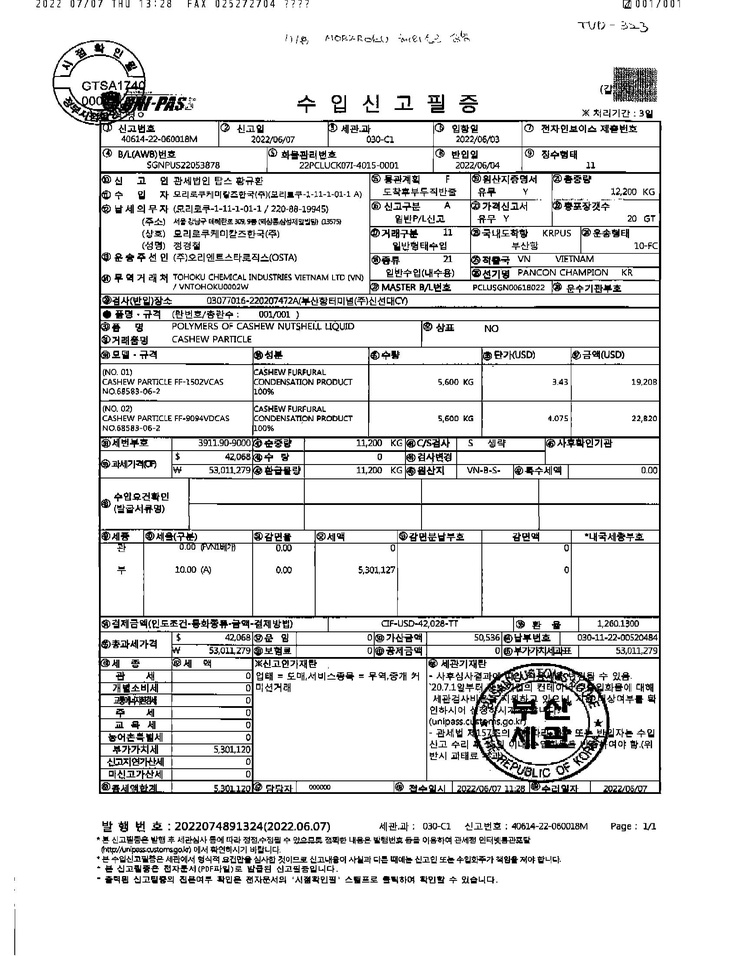
#> input picture output/수입면장-FAX-img0.jpg, 738 x 956 px, shrunk from 1700 x 2200 before the run
$ jupyter execute --allow-errors LAG1.ipynb   (older library calls are emulated)
#> lines starting #> are read from the running program, lines starting #| are printed output that depends on the picture; after the words box and inside, x2 and y2 are one past the last pixel; in counts of white or black regions, pixels touching at a corner belong together
[cell 1]
import sys
import datetime
import tempfile
import re
import math
import json
import easyocr
import cv2
from PIL import Image
import imutils
import numpy as np
import matplotlib.pyplot as plt
import pytesseract
from pytesseract import Output

[cell 2]
cv2.__version__

[cell 3]
pytesseract.get_tesseract_version()
#> (this line was passed over: pytesseract is not available in this run)
#> further down, image_bgr is the input picture: shape (956, 738, 3); min 0, max 255, mean 227.7
# pytesseract.__version__

[cell 4]
image_path = '../output/수입면장-FAX-img0.jpg'

[cell 5]
def edge_detection(image_bgr):
    """
    흰색바탕의 A4크기의 배경에서 운전면허증 외곽 인식
    Input : image --> 이미지(bgr image)
    return : rot_rect --> 4개의 사각형 좌표와 기운 정도를 나타내는 각도 정보
    """

    ## (1) 이미지 이진화, 흰색부분을 검은색으로 면허증 부분은 흰색으로
    draw_image = image_bgr.copy()
    gray = cv2.cvtColor(image_bgr, cv2.COLOR_BGR2GRAY)
    binary = cv2.bitwise_not(gray)
    th, threshed = cv2.threshold(binary, 10, 255, cv2.THRESH_BINARY)
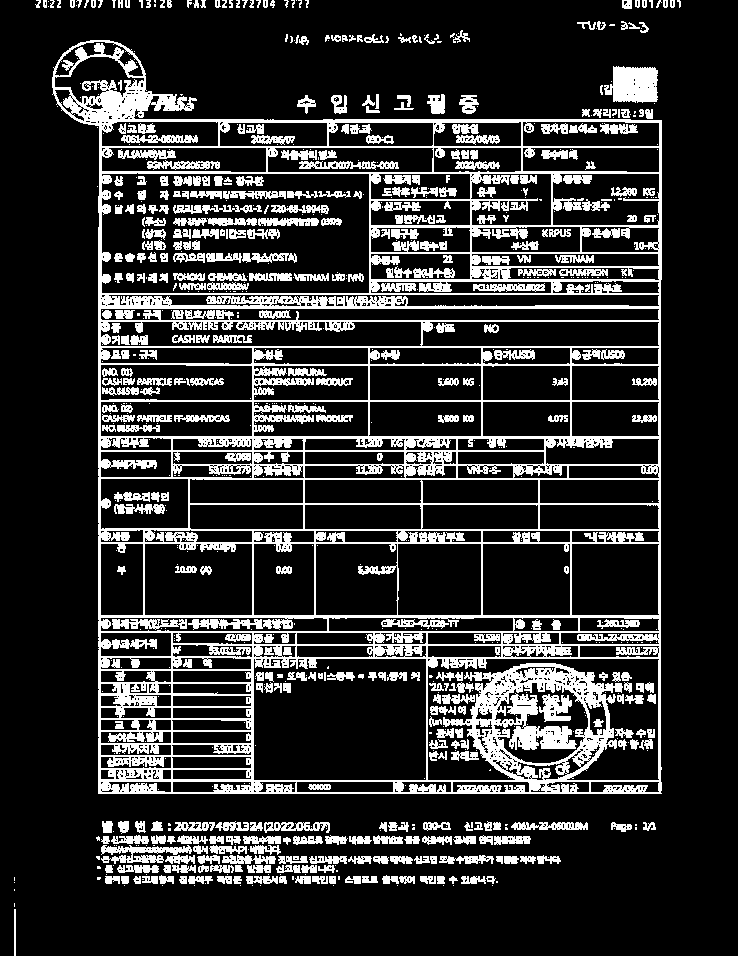
#> threshed: shape (956, 738); 18.9% white; 912 white regions (489 under 20 px)

    ## (2) Find the max-area contour
    # (_, contours,_) = cv2.findContours(threshed, cv2.RETR_EXTERNAL, cv2.CHAIN_APPROX_NONE)
    (contours,_) = cv2.findContours(threshed, cv2.RETR_EXTERNAL, cv2.CHAIN_APPROX_NONE)
#> contours = 263 contours, 134 with area under 20; largest, box (x1, y1, x2, y2) and area: (52, 40, 662, 794) 385712, (604, 66, 658, 103) 1502, (101, 845, 192, 864) 707, (264, 822, 330, 833) 376, (511, 822, 588, 830) 374
    # 면적이 큰거 5개만 추출
    contours = sorted(contours, key = cv2.contourArea, reverse = True)[:2]
#> contours = 2 contours; box (x1, y1, x2, y2) and area: (52, 40, 662, 794) 385712, (604, 66, 658, 103) 1502

    screenCnt = None
    for index,c in enumerate(contours):
        # approximate the contour
        peri = cv2.arcLength(c, True)
        approx = cv2.approxPolyDP(c, 0.02 * peri, True)

        # if our approximated contour has four points, then we
        # can assume that we have found our screen
        if len(approx) == 4:
            print("contour index==", index)
            screenCnt = approx
            ## This will extract the rotated rect from the contour
            rot_rect = cv2.minAreaRect(screenCnt)
            break
#> this loop made 1 pass
#> (peri, screenCnt, rot_rect) on pass 1: (2949.7, [[64, 52], [98, 793], [661, 793], [661, 120]], ((362.5, 422.5), (741, 597), -90))
#> (printed output is left out)

    if screenCnt is None:
        print("Do not find rectangle contour")
        rot_rect = None
    else:
        # show the contour (outline) of the piece of paper
        print ("Find rectangle contour")
        cv2.drawContours(draw_image, [screenCnt], -1, (0, 255, 0), 5)
#> draw_image: shape (956, 738, 3); 2.55% of pixels changed, all inside (x1, y1, x2, y2) = (61, 49, 665, 797)


    plt.figure(figsize=(20, 10))
    plt.subplot(1, 2, 1)
    plt.imshow(threshed)
    plt.title("threshed")
    plt.axis('off')
    plt.subplot(1, 2, 2)
    plt.imshow(draw_image)
    plt.title("draw_image")
    plt.axis('off')

    plt.tight_layout()
    plt.show()

    # return rot_rect

image_bgr = cv2.imread(image_path, cv2.IMREAD_COLOR)
edge_detection(image_bgr)

[cell 6]
img = cv2.imread(image_path)
draw_image = img.copy()

gray = cv2.cvtColor(img, cv2.COLOR_BGR2GRAY)
# invGamma = 1.0 / 0.3
# table = np.array([((i / 255.0) ** invGamma) * 255
#                   for i in np.arange(0, 256)]).astype("uint8")

# # apply gamma correction using the lookup table
# gray = cv2.LUT(gray, table)


ret, thresh1 = cv2.threshold(gray, 80, 255, cv2.THRESH_BINARY)
#> thresh1: shape (956, 738); 92.5% white; black in thin lines or dots

kernel1 = cv2.getStructuringElement(cv2.MORPH_ELLIPSE, (27, 27))
kernel2 = cv2.getStructuringElement(cv2.MORPH_ELLIPSE, (13, 13))
thresh1 = cv2.morphologyEx(thresh1, cv2.MORPH_ERODE, kernel1)
#> thresh1: shape (956, 738); 36.7% white; 94 white regions (53 under 20 px), largest, box (x1, y1, x2, y2) and area: (0, 0, 738, 956) 217234, (266, 690, 413, 779) 11719, (266, 518, 392, 603) 4006
thresh1 = cv2.morphologyEx(thresh1, cv2.MORPH_DILATE, kernel2)
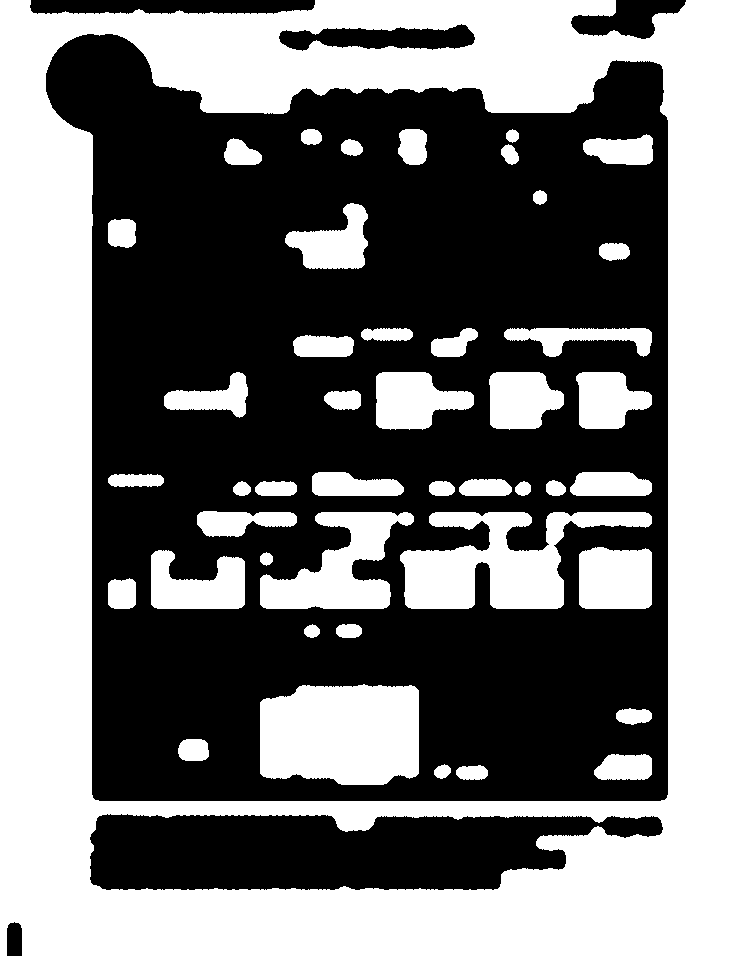
#> thresh1: shape (956, 738); 46.8% white; 45 white regions

# find all contours
contours, hierarchy = cv2.findContours(thresh1, cv2.RETR_LIST,
                                       cv2.CHAIN_APPROX_SIMPLE)
#> contours = 48 contours; largest, box (x1, y1, x2, y2) and area: (0, 0, 738, 956) 697174, (45, 33, 669, 802) 414305, (89, 813, 664, 891) 34468, (260, 684, 419, 785) 14297, (400, 512, 652, 609) 11770
# Find the largest ('max' using the key of the contour area)
biggest_contour = max(contours, key=cv2.contourArea)
#> biggest_contour = contour of 253 points, box (x1, y1, x2, y2) (0, 0, 738, 956), area 697174
sorted_contours= sorted(contours, key=cv2.contourArea, reverse= True)
#> sorted_contours has the same summary as contours
largest_item= sorted_contours[1]
#> largest_item = contour of 349 points, box (x1, y1, x2, y2) (45, 33, 669, 802), area 414305

# Calculate the minimum enclosing rectangle: format ((x, y), (length, width), angle)
# rectangle = cv2.minAreaRect(biggest_contour)
rectangle = cv2.minAreaRect(largest_item)
#> rectangle = ((356.5, 417), (768, 623), -90)

# conver the minAreaRect output to points
pts = cv2.boxPoints(rectangle)
#> pts = [[668, 801], [45, 801], [45, 33], [668, 33]]
# contours must be of shape (n, 1, 2) and dtype integer
pts = pts.reshape(-1, 1, 2)
pts = pts.astype(int)

# draw contours and display
cv2.drawContours(draw_image, [pts], -1, (255, 0, 0), 2)
#> draw_image: shape (956, 738, 3); 1.18% of pixels changed, all inside (x1, y1, x2, y2) = (44, 32, 670, 803)
print("좌표:",pts)
#| 좌표: [[[668 801]]
#|  [[ 45 801]]
#|  [[ 45  33]]
#|  [[668  33]]]
# cv2.drawContours(draw_image, [hull], 0, (0, 255, 0), 3)

# copyImg = img.copy()
plt.figure(figsize=(20, 10))
plt.subplot(1, 2, 1)
plt.imshow(thresh1)
plt.title("threshed")
plt.axis('off')
plt.subplot(1, 2, 2)
plt.imshow(draw_image)
plt.title("draw_image")
plt.axis('off')

plt.tight_layout()
plt.show()
# cv2.imwrite(os.path.join('path_to_save', imageName),
#             cv2.drawContours(img, [hull], 0, (0, 255, 0), 3))

[cell 7]
def areaFilter(minArea, inputImage):
    # Perform an area filter on the binary blobs:
#> called with minArea = 100
    componentsNumber, labeledImage, componentStats, componentCentroids = \
        cv2.connectedComponentsWithStats(inputImage, connectivity=4)
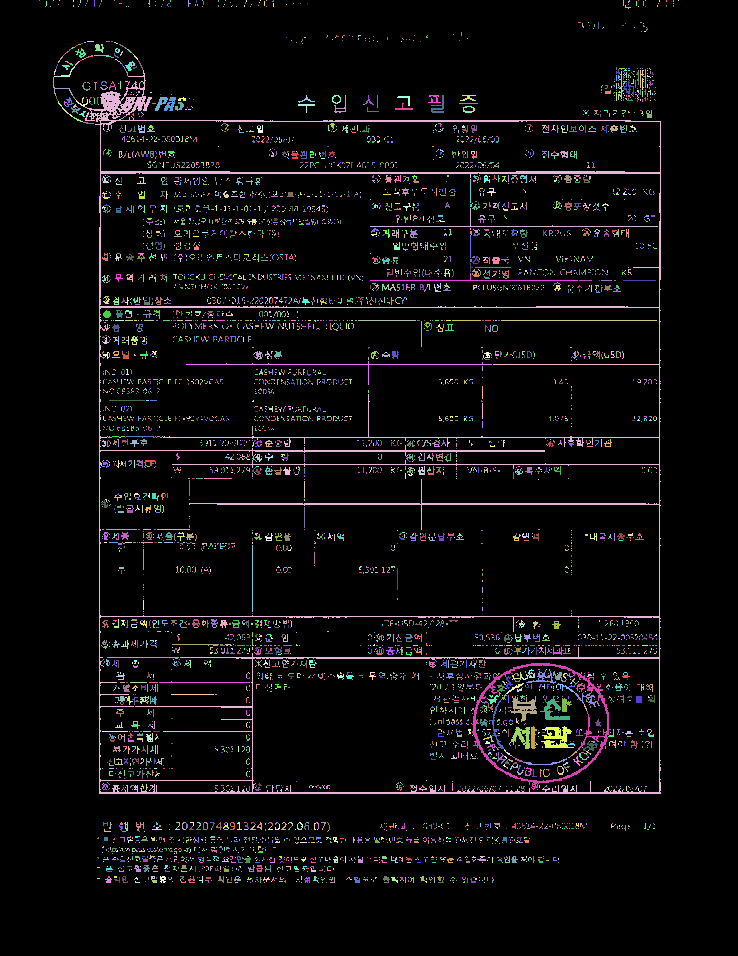
#> labeledImage: shape (956, 738) int32; 6863 distinct labels, from 0 to 6862; one colour per label, 0 black
#> componentsNumber = 6863; componentCentroids = 6863 pairs, first value 39 to 678, second value 0 to 882

    # Get the indices/labels of the remaining components based on the area stat
    # (skip the background component at index 0)
    remainingComponentLabels = [i for i in range(1, componentsNumber) if componentStats[i][4] >= minArea]
#> remainingComponentLabels = [215, 1395, 2082, 2709, 3005, 4961, 4999, 5308, 5311, 5352, 5483, 5485]

    # Filter the labeled pixels based on the remaining labels,
    # assign pixel intensity to 255 (uint8) for the remaining pixels
    filteredImage = np.where(np.isin(labeledImage, remainingComponentLabels) == True, 255, 0).astype('uint8')
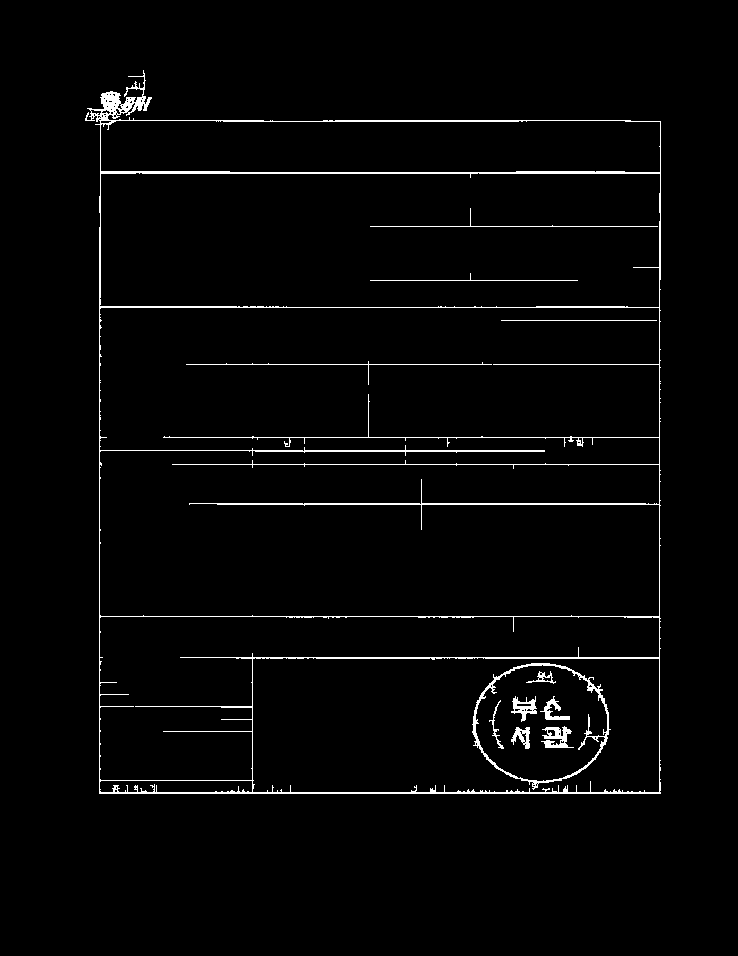
#> filteredImage: shape (956, 738); 2.3% white in thin lines or dots, all inside (x1, y1, x2, y2) = (85, 70, 661, 794)

    return filteredImage

# read image
img = cv2.imread(image_path)
draw_image = img.copy()

# Convert to float and divide by 255:
imgFloat = img.astype(np.float) / 255.

# Calculate channel K:
kChannel = 1 - np.max(imgFloat, axis=2)

# Convert back to uint 8:
kChannel = (255 * kChannel).astype(np.uint8)

# Threshold image:
binaryThresh = 190
_, binaryImage = cv2.threshold(kChannel, binaryThresh, 255, cv2.THRESH_BINARY)

# Filter small blobs:
minArea = 100
binaryImage = areaFilter(minArea, binaryImage)

contours, _ = cv2.findContours(binaryImage.copy(),
                           cv2.RETR_EXTERNAL,
                           cv2.CHAIN_APPROX_SIMPLE)
#> contours = 1 contour; box (x1, y1, x2, y2) and area: (85, 70, 661, 794) 377800
if len(contours) > 0:
    red_area = max(contours, key=cv2.contourArea)
#> red_area = contour of 379 points, box (x1, y1, x2, y2) (85, 70, 661, 794), area 377800
    x, y, w, h = cv2.boundingRect(red_area)
#> x = 85; y = 70; w = 576; h = 724
    cv2.rectangle(draw_image,(x, y),(x+w, y+h),(0, 0, 255), 2)
#> draw_image: shape (956, 738, 3); 1.1% of pixels changed, all inside (x1, y1, x2, y2) = (84, 69, 663, 796)

crop_img = img[y:y+h, x:x+w]
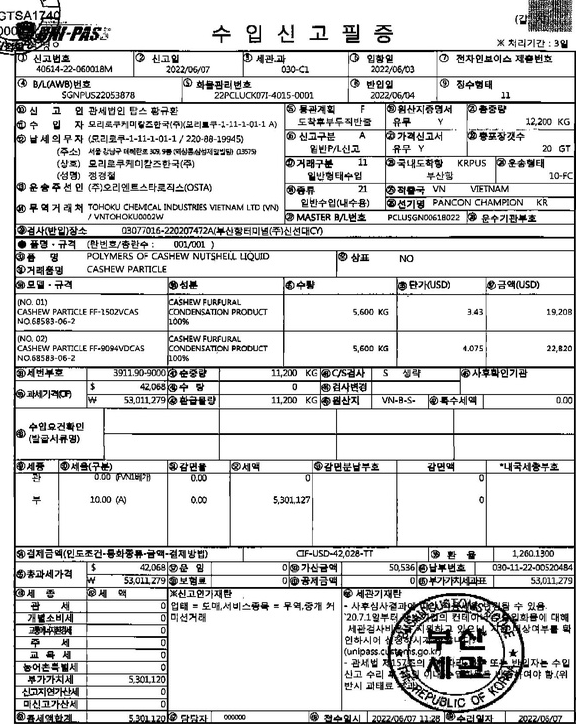
#> crop_img: shape (724, 576, 3); min 0, max 255, mean 214
cv2.imwrite('../output/수입면장-FAX-img0-crop.jpg',crop_img)

plt.figure(figsize=(20, 10))
plt.subplot(1, 2, 1)
plt.imshow(img)
plt.title("original")
plt.axis('off')
plt.subplot(1, 2, 2)
plt.imshow(crop_img)
plt.title("crop_img")
plt.axis('off')

plt.tight_layout()
plt.show()

[cell 8]
custom_config = r'-l kor+eng --psm 6'
pytesseract.image_to_string(crop_img, config=custom_config)
#> (this line was passed over: pytesseract is not available in this run)

[cell 9]
custom_config = r'-l kor+eng --psm 6'
pytesseract.image_to_string(binaryImage, config=custom_config)
#> (this line was passed over: pytesseract is not available in this run)

$ run again, with output/수입면장-FAX-img5.jpg copied over output/수입면장-FAX-img0.jpg
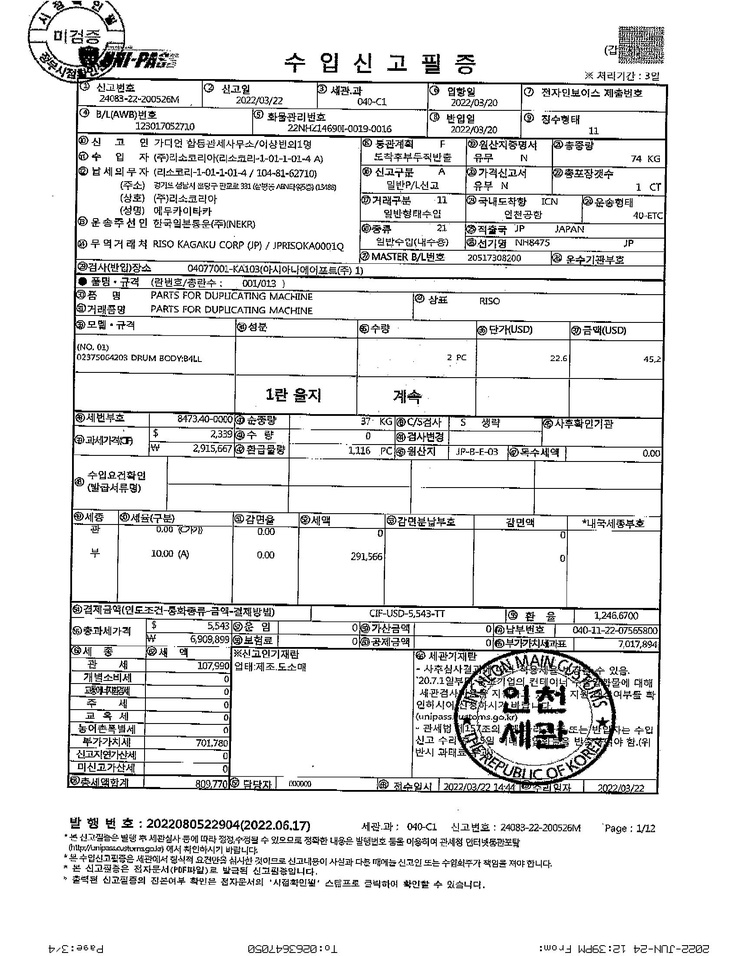
#> input picture output/수입면장-FAX-img5.jpg, 738 x 956 px, shrunk from 1700 x 2200 before the run
#> image_bgr is the input picture: shape (956, 738, 3); min 0, max 255, mean 228.3
#> in edge_detection, `th, threshed = cv2.threshold(binary, 10, 255, cv2.THRESH_BINARY)`:
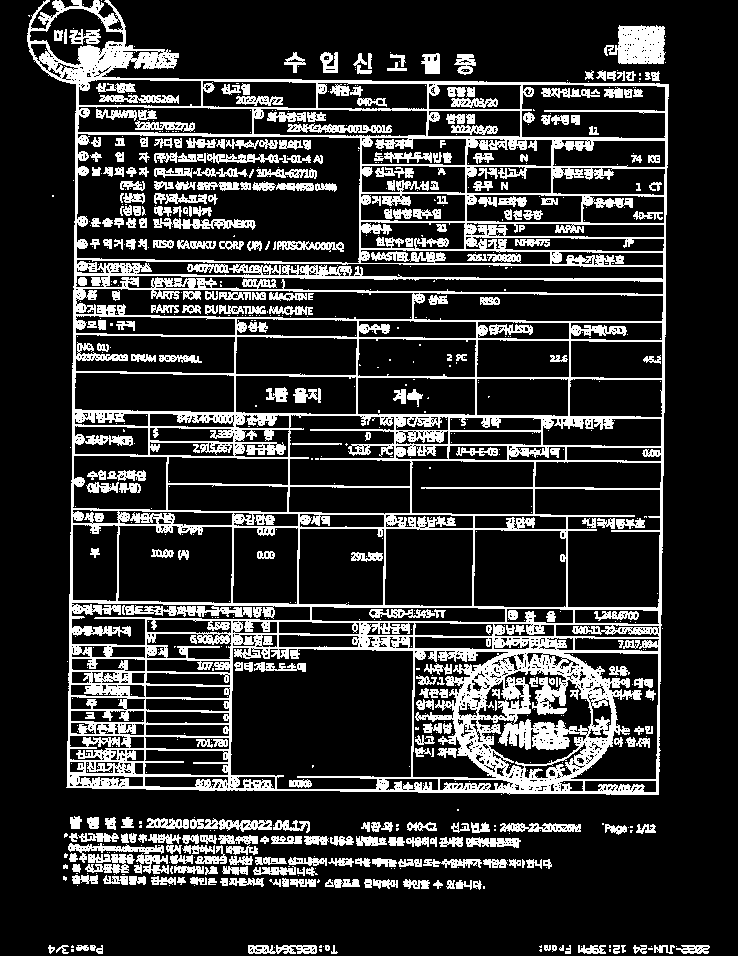
#> threshed: shape (956, 738); 19.5% white; 864 white regions (512 under 20 px)
#> in edge_detection, `(contours,_) = cv2.findContours(threshed, cv2.RETR_EXTERNAL, cv2.CHAIN..`: contours = 216 contours, 104 with area under 20; largest, box (x1, y1, x2, y2) and area: (27, 0, 669, 795) 426968, (604, 25, 666, 64) 1718, (190, 818, 272, 832) 584, (85, 854, 135, 874) 492, (500, 823, 581, 832) 454
#> in edge_detection, `contours = sorted(contours, key = cv2.contourArea, reverse = True)[:2]`: contours = 2 contours; box (x1, y1, x2, y2) and area: (27, 0, 669, 795) 426968, (604, 25, 666, 64) 1718
#> the loop in edge_detection, `for index,c in enumerate(contours):` made 2 passes
#> peri on passes 1 to 2: 3351.6, 271.2
#> `contours, hierarchy = cv2.findContours(thresh1, cv2.RETR_LIST, cv2.CHA..`: contours = 56 contours, 1 with area under 20; largest, box (x1, y1, x2, y2) and area: (0, 0, 738, 956) 240397, (56, 809, 593, 897) 36831, (237, 656, 410, 783) 17949, (387, 523, 653, 601) 15290, (121, 458, 284, 597) 9409
#> biggest_contour = contour of 595 points, box (x1, y1, x2, y2) (0, 0, 738, 956), area 240397
#> sorted_contours has the same summary as contours
#> largest_item = contour of 670 points, box (x1, y1, x2, y2) (56, 809, 593, 897), area 36831
#> rectangle = ((323.9, 853.4), (81.57, 535.4), -89.16)
#> `pts = cv2.boxPoints(rectangle)`: pts = [[591, 898.1], [55.64, 890.3], [56.84, 808.7], [592.2, 816.5]]
#> `pts = pts.astype(int)`: pts = [[590, 898], [55, 890], [56, 808], [592, 816]]
#| 좌표: [[[590 898]]
#|  [[ 55 890]]
#|  [[ 56 808]]
#|  [[592 816]]]
#> binaryImage: shape (956, 738); 5.7% white in thin lines or dots
#> labeledImage: shape (956, 738) int32; 8483 distinct labels, from 0 to 8482
#> componentsNumber = 8483; componentCentroids = 8483 pairs, first value 29.57 to 708, second value 1 to 952
#> remainingComponentLabels = [79, 251, 346, 3153, 4238, 4515, 5948, 6107, 6118, 6131, 6269, 6297, 6420, 6425, 6428, 6609]
#> filteredImage: shape (956, 738); 1.9% white in thin lines or dots, all inside (x1, y1, x2, y2) = (66, 29, 668, 794)
#> `contours, _ = cv2.findContours(binaryImage.copy(), cv2.RETR_EXTERNAL, ..`: contours = 2 contours; box (x1, y1, x2, y2) and area: (66, 29, 668, 794) 341705, (426, 54, 440, 74) 48
#> red_area = contour of 935 points, box (x1, y1, x2, y2) (66, 29, 668, 794), area 341705
#> x = 66; y = 29; w = 602; h = 765
#> `crop_img = img[y:y+h, x:x+w]`:
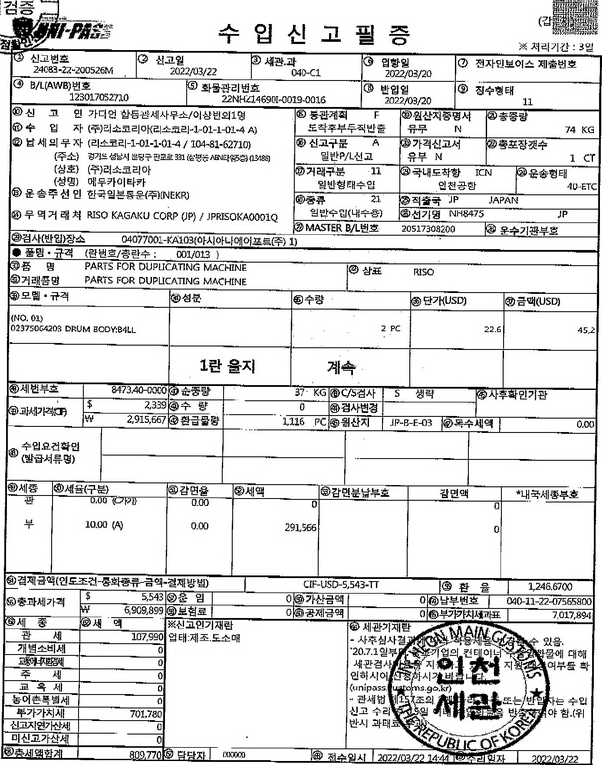
#> crop_img: shape (765, 602, 3); min 0, max 255, mean 218.7
